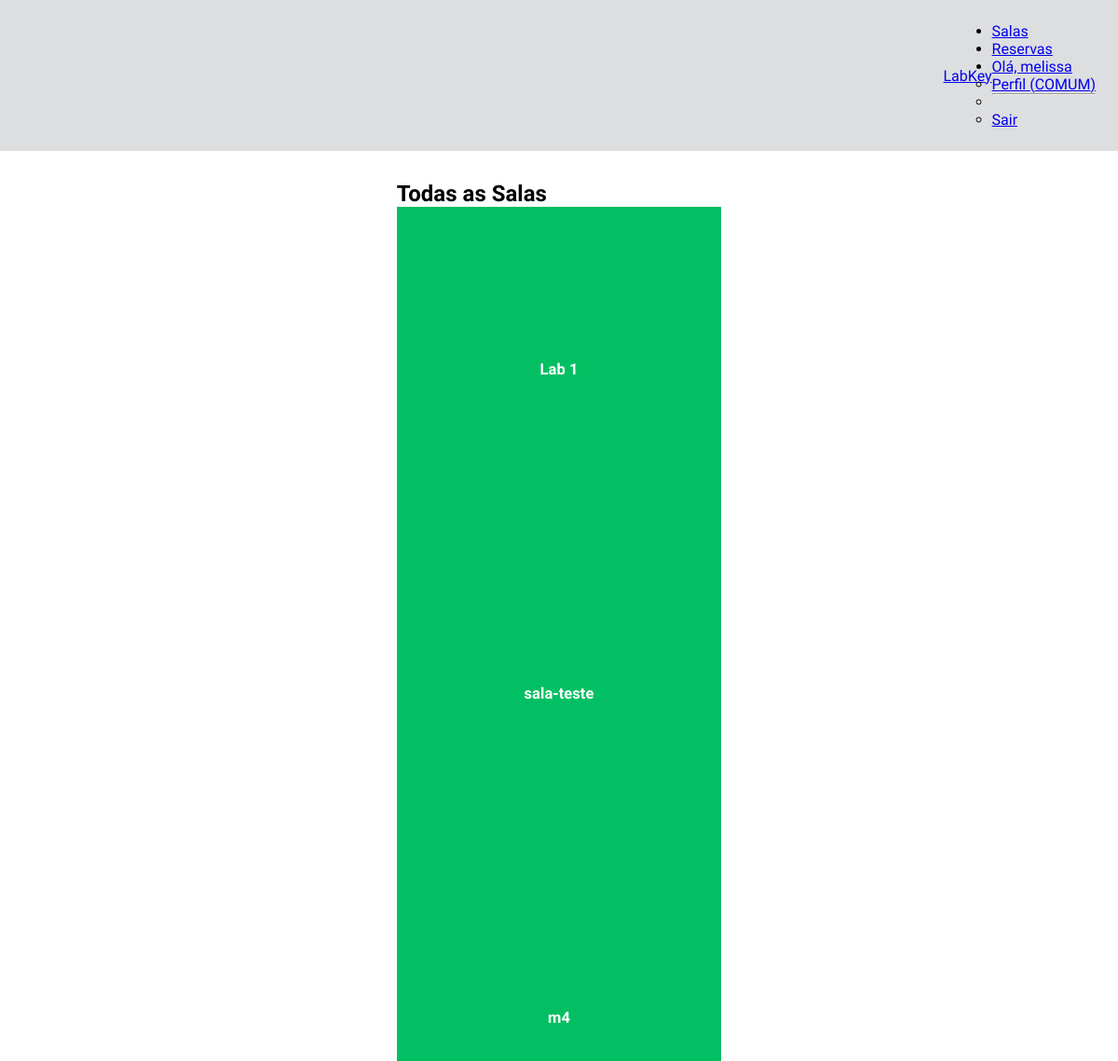
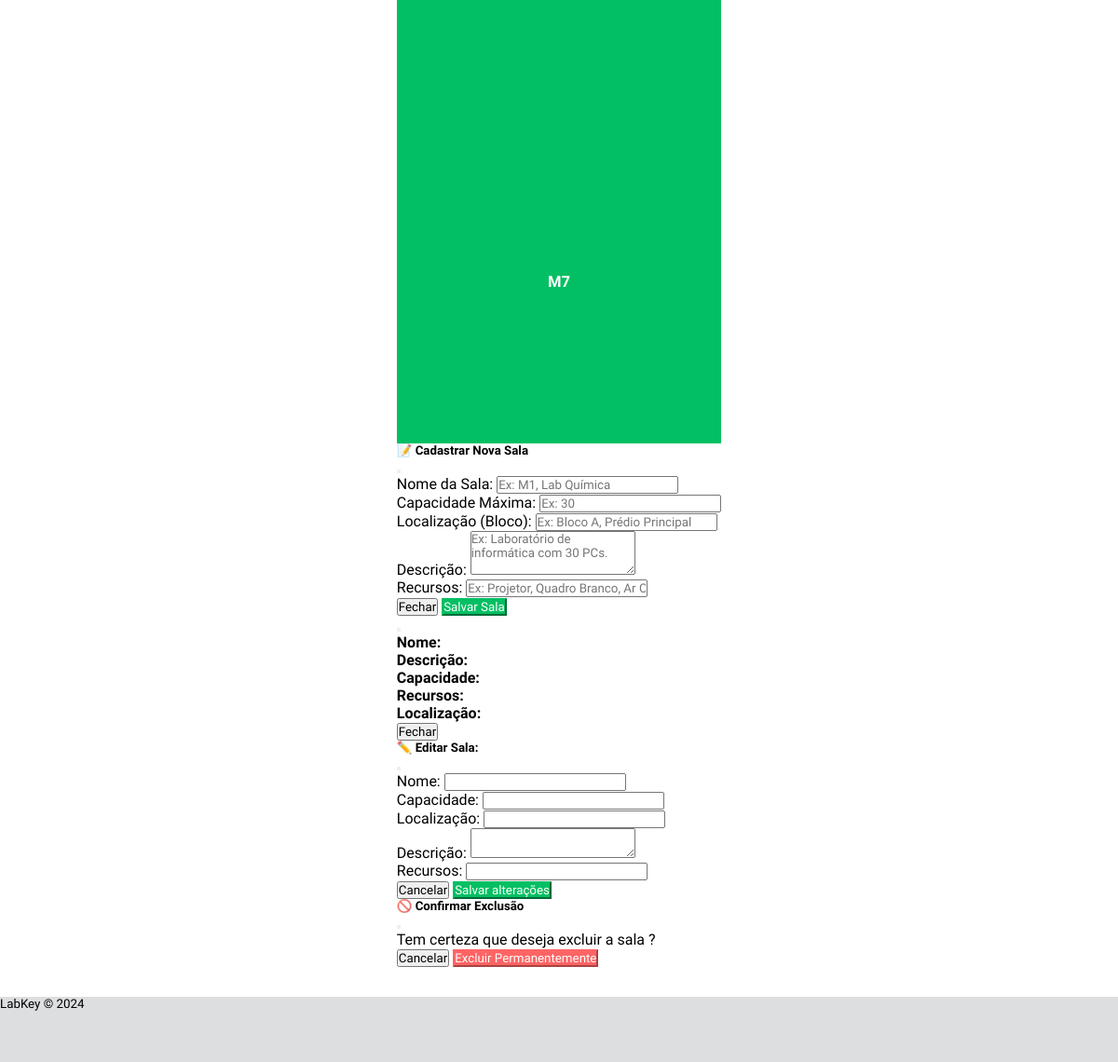
Page /salas (signed in) on the committed database (2 pictures, top to bottom).
### models/models.py (models this page shows)
class SalaBase(SQLModel):
    nome: str = Field(unique=True, index=True, description="Nome identificador da sala")
    descricao: Optional[str] = Field(default=None, description="Descrição da sala")
    capacidade: int = Field(description="Capacidade máxima de pessoas")
    localizacao: Optional[str] = Field(default=None, description="Localização física da sala") # Opcional
    recursos: Optional[str] = Field(default=None, description="Equipamentos ou recursos disponíveis") # Opcional

class Sala(SalaBase, table=True):
    id: Optional[int] = Field(default=None, primary_key=True)
    reservas: List["Reserva"] = Relationship(back_populates="sala")

### main.py (the view)
@app.get("/salas", summary="Página de Salas")
def salas_page(request: Request, session: Session = Depends(get_session)):
    if "usuario_id" not in request.session:
        return RedirectResponse(url="/login", status_code=status.HTTP_303_SEE_OTHER)
    nome = request.session.get("nome")
    tipo = request.session.get("tipo_usuario")
    salas = session.exec(select(Sala)).all()
    return templates.TemplateResponse("salas.html", {"request": request, "nome": nome, "tipo_usuario": tipo, "salas": salas})

### templates/salas.html (shortened to what this page needs)
{% extends "base_dashboard.html" %}
{% block content %}
<div class="container my-5">
  <h2 class="text-center mb-5">Todas as Salas</h2>
  <div class="row row-cols-2 row-cols-md-3 row-cols-lg-5 g-4">
    {% for sala in salas %}
    <div class="col">
      <div
        class="card card-sala text-center border-0"
        style="cursor: pointer; min-height: 150px"
        data-sala-id="{{ sala.id }}"
        data-sala-nome="{{ sala.nome }}"
        data-sala-capacidade="{{ sala.capacidade }}"
        data-sala-localizacao="{{ sala.localizacao or 'Não Informada' }}"
        data-sala-recursos="{{ sala.recursos or 'Nenhum' }}"
        data-sala-descricao="{{ sala.descricao or 'Nenhuma descrição fornecida.' }}"
        data-coreui-toggle="modal"
        data-coreui-target="#modalDetalhesSala"
      >
        <div class="card-body d-flex align-items-center justify-content-center">
          <h5 class="card-title mb-0 text-white">{{ sala.nome }}</h5>
        </div>
      </div>
    </div>
    {% endfor %}
  </div>
  <div class="modal fade" id="modalCadastroSala" tabindex="-1" aria-labelledby="modalCadastroSalaLabel" aria-hidden="true">
    <div class="modal-dialog modal-lg">
      <div class="modal-content">
        <form id="formCadastroSala">
          <div class="modal-header">
            <h5 class="modal-title" id="modalCadastroSalaLabel">📝 Cadastrar Nova Sala</h5>
            <button class="btn-close" type="button" data-coreui-dismiss="modal" aria-label="Fechar"></button>
          </div>
          <div class="modal-body">
            <div class="mb-3">
              <label for="nome" class="form-label">Nome da Sala:</label>
              <input class="form-control" id="nome" name="nome" type="text" placeholder="Ex: M1, Lab Química" required>
            </div>
            <div class="mb-3">
              <label for="capacidade" class="form-label">Capacidade Máxima:</label>
              <input class="form-control" id="capacidade" name="capacidade" type="number" min="1" placeholder="Ex: 30" required>
            </div>
            <div class="mb-3">
              <label for="localizacao" class="form-label">Localização (Bloco):</label>
              <input class="form-control" id="localizacao" name="localizacao" type="text" placeholder="Ex: Bloco A, Prédio Principal">
            </div>
            <div class="mb-3">
              <label for="descricao" class="form-label">Descrição:</label>
              <textarea class="form-control" id="descricao" name="descricao" rows="3" placeholder="Ex: Laboratório de informática com 30 PCs."></textarea>
            </div>
            <div class="mb-3">
              <label for="recursos" class="form-label">Recursos:</label>
              <input class="form-control" id="recursos" name="recursos" type="text" placeholder="Ex: Projetor, Quadro Branco, Ar Condicionado">
            </div>
          </div>
          <div class="modal-footer">
            <button class="btn btn-secondary" type="button" data-coreui-dismiss="modal">Fechar</button>
            <button class="btn save-btn" type="submit">Salvar Sala</button>
          </div>
        </form>
      </div>
    </div>
  </div>
  <div class="modal fade" id="modalDetalhesSala" tabindex="-1" aria-labelledby="modalDetalhesSalaLabel" aria-hidden="true">
    <div class="modal-dialog">
      <div class="modal-content">
        <div class="modal-header">
          <button class="btn-close" type="button" data-coreui-dismiss="modal" aria-label="Fechar"></button>
        </div>
        <div class="modal-body">
          <p><strong>Nome:</strong> </p>
          <p><strong>Descrição:</strong> </p>
          <p><strong>Capacidade:</strong> </p>
          <p><strong>Recursos:</strong> </p>
          <p><strong>Localização:</strong> </p>
        </div>
        <div class="modal-footer">
          <button class="btn btn-secondary" type="button" data-coreui-dismiss="modal">Fechar</button>
        </div>
      </div>
    </div>
  </div>
  <div class="modal fade" id="modalEdicaoSala" tabindex="-1">
    <div class="modal-dialog modal-lg">
      <div class="modal-content">
        <form id="formEdicaoSala">
          <div class="modal-header">
            <h5 class="modal-title">✏️ Editar Sala: </h5>
            <button class="btn-close" type="button" data-coreui-dismiss="modal"></button>
          </div>
          <div class="modal-body">
            <div class="mb-3">
              <label class="form-label">Nome:</label>
              <input class="form-control" id="editNome" name="nome" required>
            </div>
            <div class="mb-3">
              <label class="form-label">Capacidade:</label>
              <input class="form-control" id="editCapacidade" name="capacidade" type="number" required>
            </div>
            <div class="mb-3">
              <label class="form-label">Localização:</label>
              <input class="form-control" id="editLocalizacao" name="localizacao">
            </div>
            <div class="mb-3">
              <label class="form-label">Descrição:</label>
              <textarea class="form-control" id="editDescricao" name="descricao"></textarea>
            </div>
            <div class="mb-3">
              <label class="form-label">Recursos:</label>
              <input class="form-control" id="editRecursos" name="recursos">
            </div>
          </div>
          <div class="modal-footer">
            <button class="btn btn-secondary" type="button" data-coreui-dismiss="modal">Cancelar</button>
            <button class="btn save-btn" type="submit">Salvar alterações</button>
          </div>
        </form>
      </div>
    </div>
  </div>
  <div class="modal fade" id="modalConfirmacaoExclusao" tabindex="-1">
    <div class="modal-dialog modal-sm">
      <div class="modal-content">
        <div class="modal-header">
          <h5 class="modal-title">🚫 Confirmar Exclusão</h5>
          <button class="btn-close" type="button" data-coreui-dismiss="modal"></button>
        </div>
        <div class="modal-body">
          <p>Tem certeza que deseja excluir a sala <strong></strong>?</p>
        </div>
        <div class="modal-footer">
          <button class="btn btn-secondary" type="button" data-coreui-dismiss="modal">Cancelar</button>
          <button class="btn exc-btn" id="confirmarExclusao">Excluir Permanentemente</button>
        </div>
      </div>
    </div>
  </div>
</div>
{% endblock %}

### static/css/style.css (style rules this page uses)
* { margin: 0; padding: 0; box-sizing: border-box; font-family: "Lexend", sans-serif; }
html, body { width: 100%; min-height: 100vh; background-color: #f8f8f8; }

### templates/salas.html (style rules this page uses)
.modal-footer .exc-btn { background-color: #ff6464; color: white; border-color: #ff6464; }
.card-sala { cursor: pointer; transition: transform 0.2s; aspect-ratio: 1 / 1; display: flex; justify-content: center; align-items: center; font-size: 20px; background-color: #03bf63 !important; color: white !important; }
.modal-footer .save-btn { background-color: #03bf63; border-color: #03bf63; color: white; }

### rows in the picture
Sala: nome "Lab 1"
Sala: nome "sala-teste"
Sala: nome "m4"
Sala: nome "M7"

### other values in the picture
{{ nome.split(' ')[0] }} "melissa"
{{ tipo_usuario }} "COMUM"
